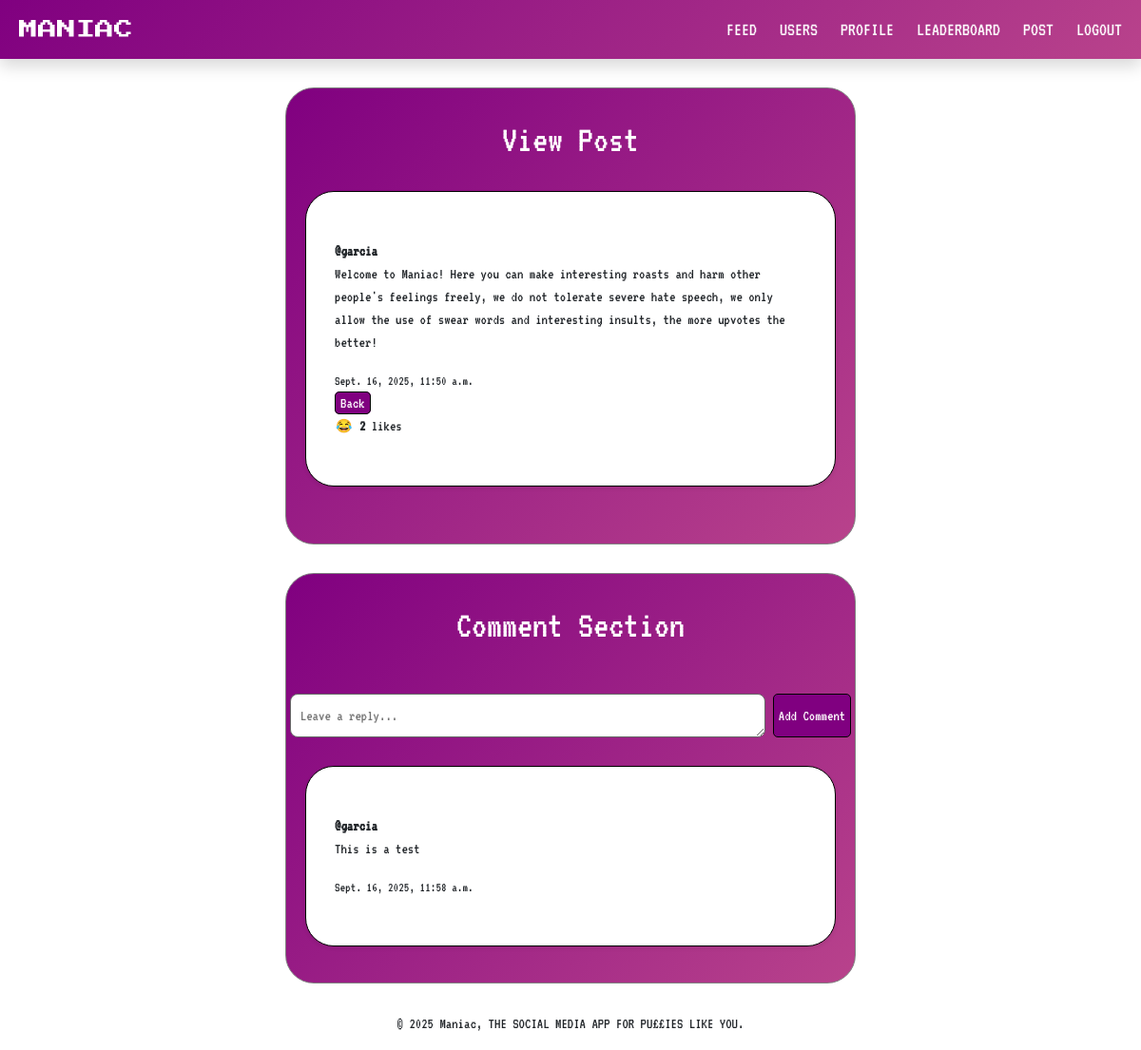
The app's page /post/19/view/ (signed in) with its own data.
### core/models.py (models this page shows, shortened)
class Post(models.Model):
    author = models.ForeignKey(User, on_delete=models.CASCADE)
    content = models.TextField()
    created_at = models.DateTimeField(auto_now_add=True)
    likes = models.ManyToManyField(User, related_name='liked_posts', blank=True)
    def total_likes(self):
        return self.likes.count()

class Comment(models.Model):
    post = models.ForeignKey("Post", on_delete=models.CASCADE, related_name="comments")
    author = models.ForeignKey(User, on_delete=models.CASCADE)
    content = models.TextField()
    created_at = models.DateTimeField(auto_now_add=True)

### core/views.py (the view)
# urls.py: path('post/<int:post_id>/view/', views.view_post, name='view_post'),
@login_required(login_url='login')
def view_post(request, post_id):
    post = get_object_or_404(Post, id=post_id)
    comments = post.comments.all().order_by("-created_at")
    if request.method == 'POST':
        form = CommentForm(request.POST)
        if form.is_valid():
            comment = form.save(commit=False)
            comment.post = post
            comment.author = request.user
            comment.save()
            return redirect('view_post', post_id=post.id)
    else:
        form = CommentForm()
    return render(request, 'core/view_post.html', {
        'post': post,
        'comments': comments,
        'form': form,
    })

### core/forms.py
class CommentForm(forms.ModelForm):
    class Meta:
        model = Comment
        fields = ['content']
        widgets = {
            'content': forms.Textarea(attrs={'rows': 1, 'placeholder': 'Leave a reply...'}),
        }

### core/templates/core/view_post.html (shortened to what this page needs)
{% extends "core/base.html" %}
{% block content %}
  <div class="container-feed-styling">
    <h1 class="font-for-text text-center text-white fs-1" style="font-size: 30px">View Post</h1>
      <div class="container-posts-styling font-for-text shadow-sm">
        <strong>@{{ post.author.username }}</strong>
        <p>{{ post.content }}</p>
        <small>{{ post.created_at }}</small>
        <div class="ms-auto">
            <a class="post-button" href="{% url 'feed' %}">Back</a>
        </div>
        <form method="post" action="{% url 'like_post' post.id %}">
          <div class="d-flex flex-row">
            <div>
              {% if user in post.likes.all %}
                <button type="submit" class="btn btn-sm p-0">😂</button>
              {% else %}
                <button type="submit" class="btn btn-sm p-0">😐</button>
              {% endif %}
              <strong>{{ post.total_likes }}</strong>
              {% if post.total_likes == 1 %} like {% else %} likes {% endif%}
            </div>
          </div>
        </form>
      </div>
  </div>
  <div class="container-feed-styling">
  <h2 class="font-for-text text-center text-white fs-1" style="font-size: 30px">Comment Section</h2>
    <form method="post" class="mb-3 font-for-text flex-column gap-3 mt-lg-5">
        <div class="d-flex justify-content-center flex-row gap-2">
            {{ form.content }}
            <button type="submit" name="comment_submit" class="post-button font-for-text">Add Comment</button>
        </div>
    </form>
    {% for comment in comments %}
        <div class="container-posts-styling font-for-text shadow-sm mb-2">
            <strong>@{{ comment.author.username }}</strong>
            <p>{{ comment.content }}</p>
            <small>{{ comment.created_at }}</small>
            <br>
        </div>
    {% empty %}
        <p class="text-white text-center font-for-text">No comments yet. Be the first to roast!</p>
    {% endfor %}
    </div>
{% endblock %}

### core/static/core/style.css (style rules this page uses)
.font-for-text { font-family: 'VT323'; }
.container-feed-styling { padding-block: 30px; margin-block: 30px; margin-inline: 300px; border: 1px solid gray; border-radius: 30px; background: linear-gradient(135deg, purple, rgb(241, 133, 151)); animation: gradientShift 5s ease infinite; background-size: 200% 200%; }
.container-posts-styling { padding-block: 50px; padding-inline: 30px; margin-inline: 20px; margin-block: 30px; border: 1.5px solid black; border-radius: 30px; background-color: white; }
.post-button { text-decoration: none; color: white; background-color: purple; padding: 3px; padding-inline: 5px; border-radius: 5px; border: 1px black solid; animation: gradientShift 5s ease infinite; background-size: 200% 200%; }
textarea[name="content"] { border-radius: 8px; border: 1px solid #666; padding: 10px; width: 500px }

### records on screen
Post: author.username "garcia", content "Welcome to Maniac! Here you can make interesting roasts and harm other people's feelings freely, we do not tolerate severe hate speech, we only allow the use of swear words and interesting insults, the more upvotes the better!", created_at "Sept. 16, 2025, 11:50 a.m.", total_likes "2"
Comment: author.username "garcia", content "This is a test", created_at "Sept. 16, 2025, 11:58 a.m."
